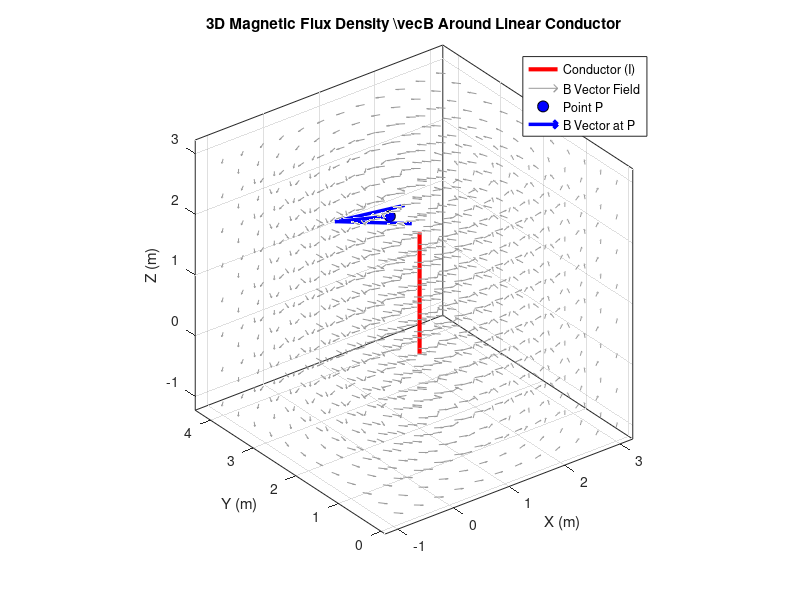

This figure's MATLAB source:
function main()
    % --- Input Parameters ---
    I = 10;                  % Current in Amperes
    l = 2.0;                 % Length of conductor in meters
    A = [1, 2, 0];           % Conductor start point A(Ax, Ay, Az)
    P = [2, 4, 1];           % Target evaluation point P(Px, Py, Pz)
    mu0 = 4*pi*1e-7;         % Permeability of free space

    % --- Single Point B-Field Calculation ---
    [Bx_P, By_P, Bz_P] = calc_B_field(P(1), P(2), P(3), A, l, I, mu0);
    B_mag_P = norm([Bx_P, By_P, Bz_P]);

    fprintf('Magnetic Flux Density B at P(%g, %g, %g):\n', P(1), P(2), P(3));
    fprintf('  Bx = %.3e T\n', Bx_P);
    fprintf('  By = %.3e T\n', By_P);
    fprintf('  Bz = %.3e T\n', Bz_P);
    fprintf('  |B| = %.3e T\n\n', B_mag_P);

    % --- 3D Vector Field Grid ---
    grid_x = linspace(A(1) - 2, A(1) + 2, 12);
    grid_y = linspace(A(2) - 2, A(2) + 2, 12);
    grid_z = linspace(A(3) - 1, A(3) + l + 1, 8);

    [X, Y, Z] = meshgrid(grid_x, grid_y, grid_z);
    Bx = zeros(size(X));
    By = zeros(size(Y));
    Bz = zeros(size(Z));

    for i = 1:numel(X)
        [Bx(i), By(i), Bz(i)] = calc_B_field(X(i), Y(i), Z(i), A, l, I, mu0);
    end

    % --- Visualization ---
    figure('Color', 'w');
    hold on; grid on; box on;
    view(3);

    % 1. Conductor wire
    line([A(1), A(1)], [A(2), A(2)], [A(3), A(3)+l], ...
        'Color', 'r', 'LineWidth', 3, 'DisplayName', 'Conductor (I)');

    % 2. 3D Vector Field (Normalized for visual clarity)
    B_mag = sqrt(Bx.^2 + By.^2 + Bz.^2);
    B_mag(B_mag == 0) = NaN; % Avoid divide-by-zero on conductor axis
    quiver3(X, Y, Z, Bx./B_mag, By./B_mag, Bz./B_mag, 0.4, ...
        'Color', [0.6 0.6 0.6], 'DisplayName', 'B Vector Field');

    % 3. Point P and local B vector
    plot3(P(1), P(2), P(3), 'ko', 'MarkerFaceColor', 'b', 'MarkerSize', 8, 'DisplayName', 'Point P');
    quiver3(P(1), P(2), P(3), Bx_P/B_mag_P, By_P/B_mag_P, Bz_P/B_mag_P, 0.8, ...
        'Color', 'b', 'LineWidth', 2.5, 'MaxHeadSize', 0.8, 'DisplayName', 'B Vector at P');

    % Labeling
    xlabel('X (m)'); ylabel('Y (m)'); zlabel('Z (m)');
    title('3D Magnetic Flux Density \vec{B} Around Linear Conductor');
    legend('Location', 'northeast');
    axis equal;
    rotate3d on;
end

function [Bx, By, Bz] = calc_B_field(Px, Py, Pz, A, l, I, mu0)
    z1 = A(3);
    z2 = A(3) + l;
    
    rx = Px - A(1);
    ry = Py - A(2);
    rho2 = rx^2 + ry^2;
    
    % Singularity check on axis
    if rho2 < 1e-12
        Bx = 0; By = 0; Bz = 0;
        return;
    end
    
    R1 = sqrt(rho2 + (Pz - z1)^2);
    R2 = sqrt(rho2 + (Pz - z2)^2);
    
    term = ((z2 - Pz) / R2) - ((z1 - Pz) / R1);
    factor = (mu0 * I) / (4 * pi * rho2) * term;
    
    Bx = -ry * factor;
    By =  rx * factor;
    Bz =  0;
end
